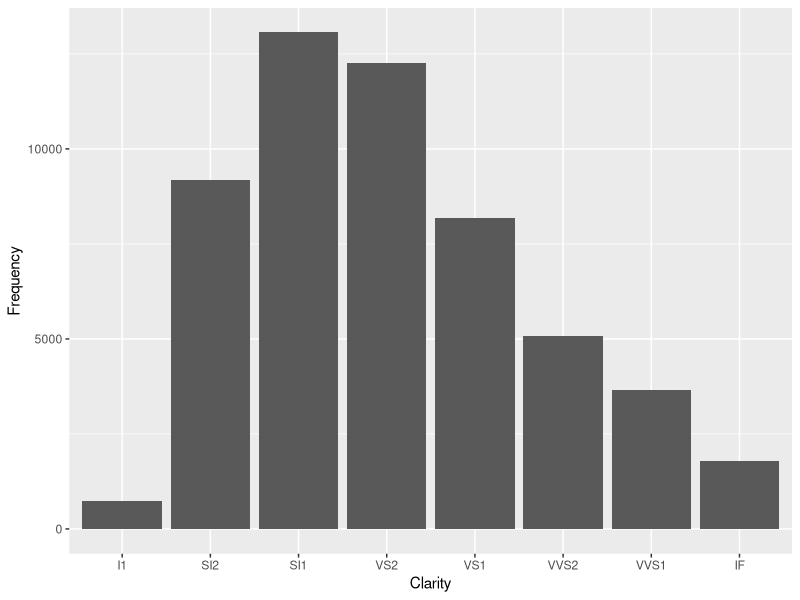
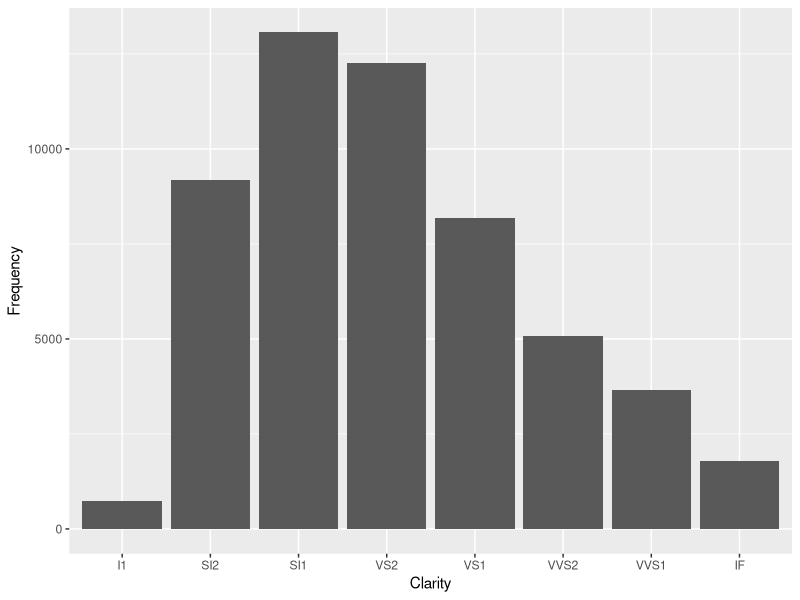
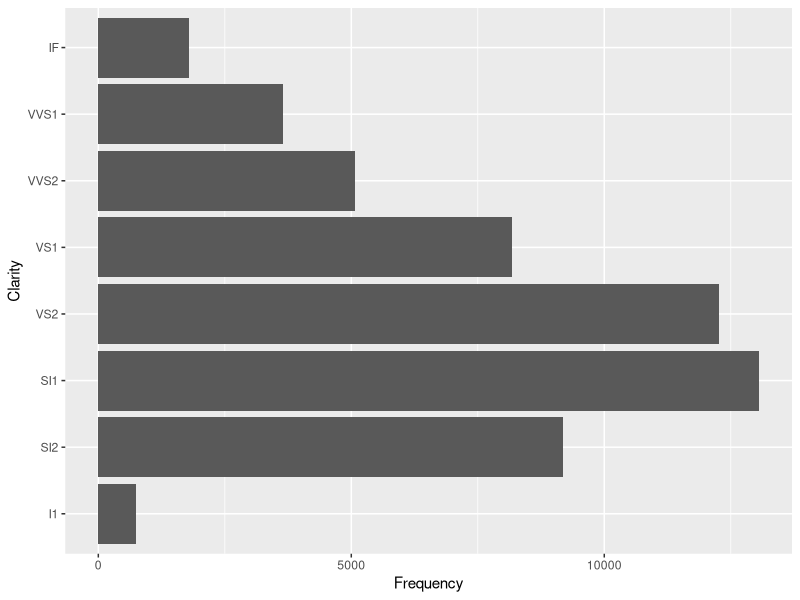
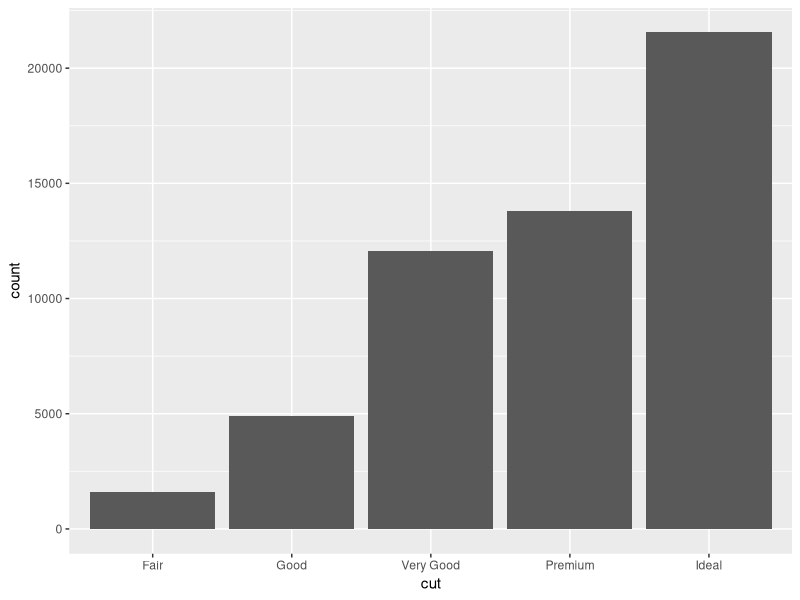
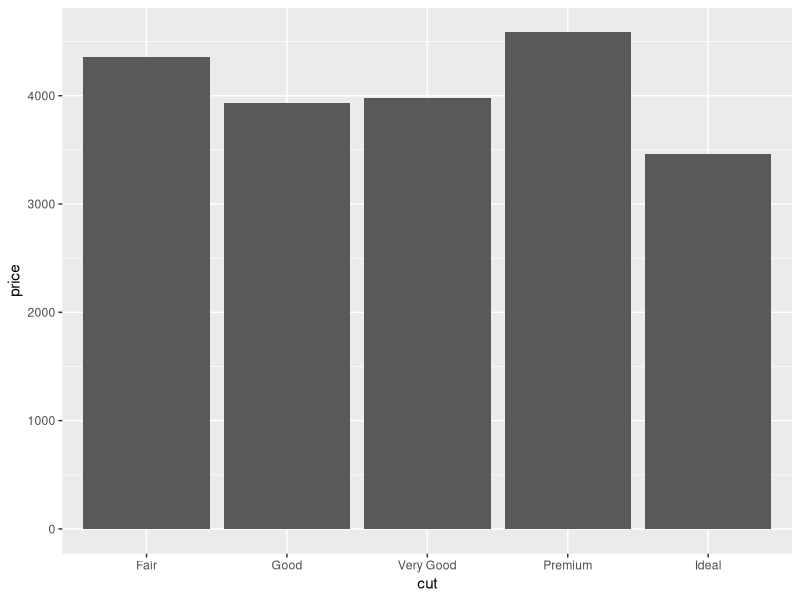
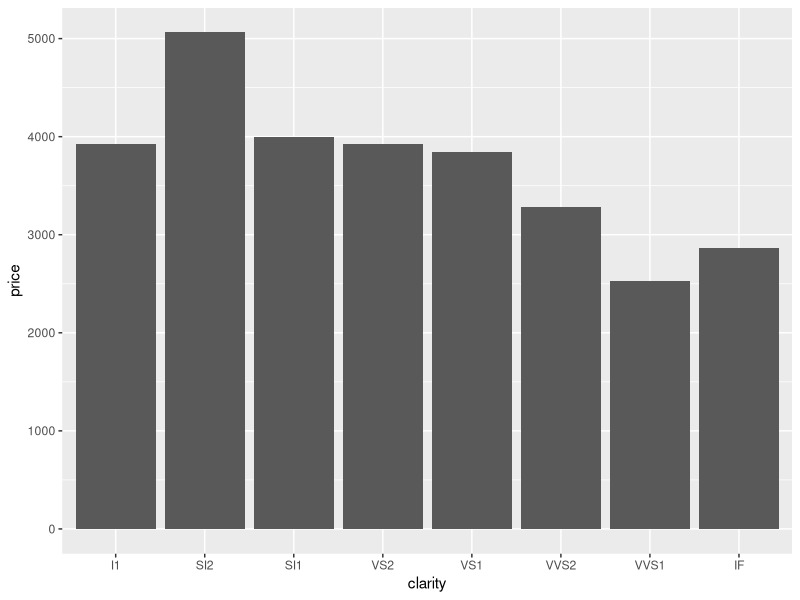
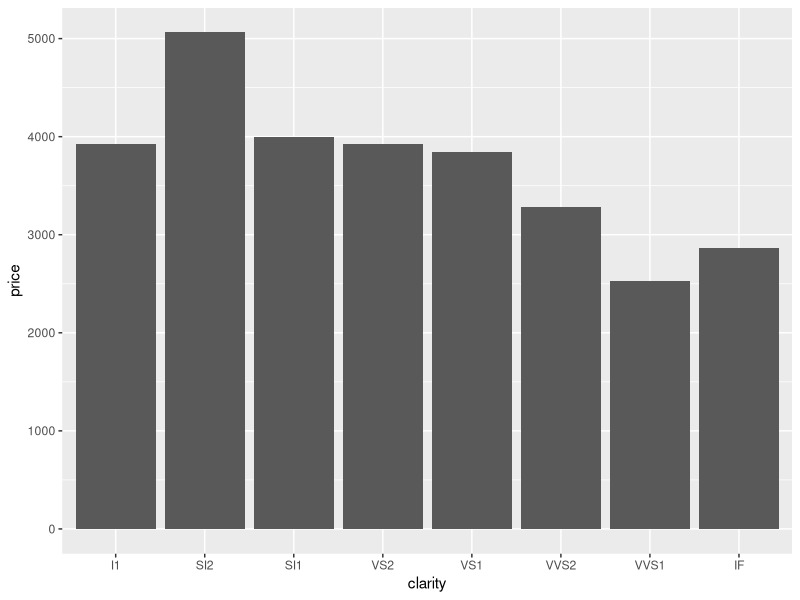
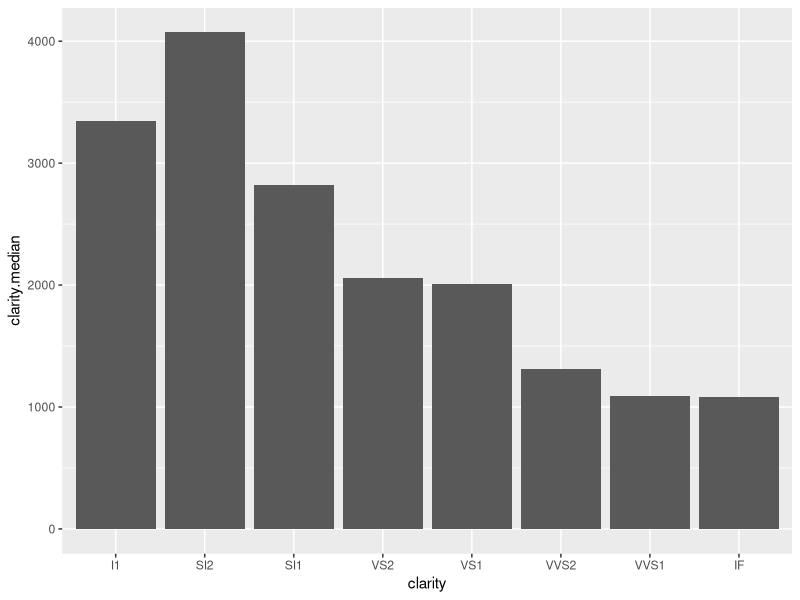

These figures' R source, in order: (Note: this script raises an error after producing the figures.)
#Day05#
######################################
#1.Visualizing frequency/amount--Bar graph
##(Fundamentals of datavis: Chapter 6)
##########################################
###1.1 Visualizing frequency
######################################
##(1) work with summarized data
#summarized data-geom_col
library(tidyverse)
table(diamonds$clarity)
clarity_df <- data.frame(table(diamonds$clarity))
str(clarity_df)
clarity_df#it's the data already counted for us. 

ggplot() + 
  geom_col(aes(x=Var1,y=Freq), data=clarity_df)+
  labs(x="Clarity",y="Frequency")

#summarized data-geom_bar
#Or, you can specify the "identity" option in geom_bar.
#Since here, you're telling R which is the variable you're interested with, which
#is the value you want to display.
ggplot() + 
  geom_bar(aes(x=Var1, y=Freq),
           data=clarity_df,
           stat="identity") +
  labs(x="Clarity",y="Frequency")

##(2) Want to display the bars horizontally?
ggplot() + 
  geom_bar(aes(x=Var1, y=Freq),
           data=clarity_df,
           stat="identity") +
  labs(x="Clarity",y="Frequency") +
  coord_flip()
###1.2 Visualizing amount
##########################
##(1) Directly through geom_bar
#Visualize the mean price for each type of cut?
diamonds$cut
ggplot() +
  geom_bar(aes(x=cut),data=diamonds)#just frequency
ggplot() +
    geom_bar(aes(x=cut,y=price), stat="summary",fun.y=mean,data=diamonds)
  
#median price per clarity type?
ggplot() +
  geom_bar(aes(x=clarity,y=price),stat="summary",fun.y=median,data=diamonds)

##(2) Create the summary data first, then plot
#The pipe, %>%, comes from the magrittr package, pronounce it as "then"
#Behind the scenes, x %>% f(y) turns into f(x, y), 
#and x %>% f(y) %>% g(z) turns into g(f(x, y), z) and so on. 

#group_by: group the data according to one/more variables 
#grouping doesn't change how the data looks (apart from listing how it's grouped):
diamonds2 <- diamonds %>% group_by(clarity)
head(diamonds)
head(diamonds2)
diamonds2
# Groups: clarity [5] means how many groups the displayed data has covered. 
#5 groups are displayed in the head.
clarity_summary <- 
  diamonds2 %>%
  summarise(clarity.median=median(price),
            clarity.mean=mean(price),
            n=n())
  
  
#compare the data
clarity_df
clarity_summary

#compare the graphs
#graph previously generated
ggplot() +
  geom_bar(aes(x=clarity,y=price),data=diamonds,
           stat="summary",fun.y=median)
#graph with the new data
ggplot() +
  geom_bar(aes(x=clarity,y=clarity.median),
           data=clarity_summary,stat="identity")




##########################################
#2.Visualizing distribution
##(Fundamentals of datavis: Chapter 7)
##########################################

##2.1 Histograms
##########################
?geom_histogram
ggplot() +
  geom_histogram(aes(x=price), data=diamonds)

## Note the warning 'bins=30' is the default. 
#We can improve (the appearance) of
## histograms by changing the binwidth parameter

#change color/binwidth:
ggplot() +
  geom_histogram(aes(x=price),
                 fill="purple", 
                 binwidth=100, 
                 data=diamonds)
#Follow similar rule before specify aesthestic options inside and outside aes()

#&#&#&#&#&#&#&#&#&#&#&#&#&#&#&#&#&#&#&#&#&#&#&#&#&#&#&#&#&#&#&#&#&
#!# Your Turn - iris data 
?iris
head(iris)
iris
# 1) histograms for petal length Faceted by species
ggplot() + geom_histogram(aes(x=Petal.Length),bins=50,data=iris)+
  facet_grid(Species~.) #(.~Species) 

# 2) histograms for petal length filled by species
ggplot() +
  geom_histogram(aes(x=Petal.Length,fill=Species),bins=50,data=iris)
#&#&#&#&#&#&#&#&#&#&#&#&#&#&#&#&#&#&#&#&#&#&#&#&#&#&#&#&#&#&#&#&#&

# An alternative to the histogram is a density plot

##2.2 Density plots
##########################
#kernel density estimates
?geom_density
#Please refer to the following for definition
#https://en.wikipedia.org/wiki/Kernel_density_estimation
ggplot()+
  geom_density(aes(x=carat),data=diamonds)

#Default bandwidth is the standard deviation of the smoothing kernel
#change bandwidth/size of the line (try adjust=0.2,1,3,6)
ggplot()+
  geom_density(aes(x=carat),size=1.5,adjust=2,data=diamonds)
# How does this work?

# Using line instead of bars like histogram has advantage of stackability
ggplot()+
  geom_density(aes(x=carat, color=cut),
               size=1.5, adjust=1,
               data=diamonds)

#&#&#&#&#&#&#&#&#&#&#&#&#&#&#&#&#&#&#&#&#&#&#&#&#&#&#&#&#&#&#&#&#&#&#&#&#&#&#&#&#&#&#&#&#&#&#&#&#&
#Your Turn - iris data again
# 3) Density plots for petal length filled by species with alpha scaling of 0.5



## You should see a clear overlap in petal lenghts between the versicolor and 
## virginica Iris plants
#&#&#&#&#&#&#&#&#&#&#&#&#&#&#&#&#&#&#&#&#&#&#&#&#&#&#&#&#&#&#&#&#&#&#&#&#&#&#&#&#&#&#&#&#&#&#&#&#&

##2.3 Boxplot
##########################
#Median, hinge: (Q1, Q3), whiskers: (Q1-1.5*IQR, Q3+1.5*IQR) 
# Simple boxplot for price
ggplot()+
  geom_boxplot(aes(y=price), data=diamonds)

# side-by-side for each clarity category
ggplot()+
  geom_boxplot(aes(x=clarity, y=price), data=diamonds) 
#Any problems with the data?

# Options: scale, color, fill, orientation
ggplot()+
  geom_boxplot(aes(x=clarity, y=log10(price)), data=diamonds) +
  coord_flip() +
  labs(x="Cut Quality", 
       y="Price (log10USD)",
       title="Boxplot of prices by clarity")

#&#&#&#&#&#&#&#&#&#&#&#&#&#&#&#&#&#&#&#&#&#&#&#&#&#&#&#&#&#&#&#&#&#&#&#&#&#&#&#&#&#&#&#&#&#&#&#&#&
#Your Turn - iris data 
# 4) Make a boxplot for petal length by species


#&#&#&#&#&#&#&#&#&#&#&#&#&#&#&#&#&#&#&#&#&#&#&#&#&#&#&#&#&#&#&#&#&#&#&#&#&#&#&#&#&#&#&#&#&#&#&#&#&


##2.4 Violin plots
####################################################
#(like side-by-side boxplot with reflected density plots)
#Violin plots are similar to box plots, except that they also 
#show the probability density of the data at different values, 
#usually smoothed by a kernel density estimator.
ggplot()+
  geom_violin(aes(x=cut, y=carat),
              color=, fill=,
              data=diamonds) +
  labs(y="Carat Weight", x="Cut Quality",
       title="Violin Plots of Diamond Weights by Cut Quality")+
  coord_flip()+
  theme_bw()
#color: controls the color of the border, fill controls what 
#fill: controls what color fills the violine
#theme_bw(): change the theme of the background

# Combine violins with boxplots
ggplot()+
  geom_boxplot(aes(x=cut, y=carat), width=.1,
               color="black", fill="white",
               data=diamonds)+
  geom_violin(aes(x=cut, y=carat),
              color="black", fill="lightblue",
              data=diamonds) +
  
  theme_bw() +
  labs(y="Carat Weight", x="Cut Quality")+
  coord_flip()

#Anything wrong? How to fix it?


#You can also customize the graph by chaning color, scale, fill, etc
#scale_fill_manual() for box plot, bar plot, violin plot, dot plot, etc